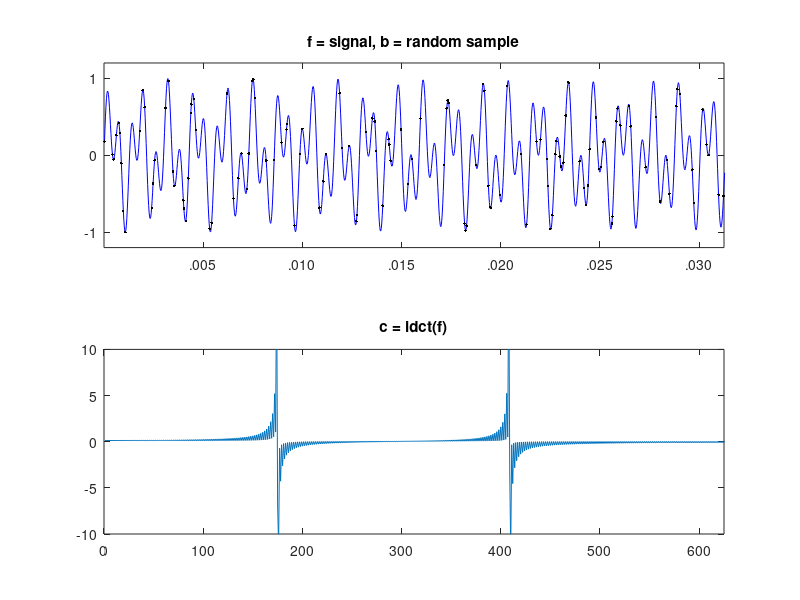

Write MATLAB code to recreate this figure. (Note: this script raises an error after producing the figure.)
% Generate the figures for Cleve's Corner.
% "Magic" Reconstruction: Compressed Sensing.
% MathWorks News and Notes, Fall, 2010.
% Use "L1 magic" by Justin Romberg.
% http://www.acm.caltech.edu/l1magic

%%
% f = signal = tone from "1" key on touch tone phone.
% b = random subsample.

Fs = 40000;
t = (1:Fs/8)'/Fs;
f = (sin(2*pi*697*t) + sin(2*pi*1633*t))/2;
n = length(f);
m = ceil(n/10);
k = randperm(n)';
k = sort(k(1:m));
b = f(k);

% Plot f and b.
% Plot idct(f) = inverse discrete cosine transform.
%%
axf = [0 max(t)/4 -1.2 1.2];
axd = [0 n/8 -10 10];

figure(1);
subplot(2,1,1)
plot(t,f,'b-',t(k),b,'k.')
axis(axf);
set(gca,'xtick',.005:.005:.030,'ytick',-1:1, ...
    'xticklabel',{'.005','.010','.015','.020','.025','.030'})
title('f = signal, b = random sample')
subplot(2,1,2)
plot(idct(f))
axis(axd);
set(gca,'xtick',0:100:600)
title('c = idct(f)')
drawnow
%%
% A = rows of DCT matrix with indices of random sample.

A = zeros(m,n);
for i = 1:m
    ek = zeros(1,n);
    ek(k(i)) = 1;
    A(i,:) = idct(ek); 
    temp(i,:) = ek;
end
%%
% y = l_2 solution to A*y = b.

y = pinv(A)*b;

% x = l_1 solution to A*x = b.
% Use "L1 magic".

x = l1eq_pd(y,A,A',b,5e-3,32);

% Plot x and dct(x).
% Good comparison with f.
%%
figure(2)
subplot(2,1,1)
plot(x)
axis(axd);
set(gca,'xtick',0:100:600)
title('x = {\it l}_1 solution, A*x = b ')
subplot(2,1,2)
plot(t,dct(x))
axis(axf);
set(gca,'xtick',.005:.005:.030,'ytick',-1:1, ...
    'xticklabel',{'.005','.010','.015','.020','.025','.030'})
title('dct(x)')

%%
% Plot y and dct(y).
% Lousy comparison with f.

figure(3)
subplot(2,1,1)
plot(y)
axis(axd);
set(gca,'xtick',0:100:600)
title('y = {\it l}_2 solution, A*y = b ')
subplot(2,1,2)
plot(t,dct(y))
axis(axf);
set(gca,'xtick',.005:.005:.030,'ytick',-1:1, ...
    'xticklabel',{'.005','.010','.015','.020','.025','.030'})
title('dct(y)')

%%
% Play three sounds.

sound(f,Fs)
pause(1)
sound(dct(x),Fs);
pause(1)
sound(dct(y),Fs)